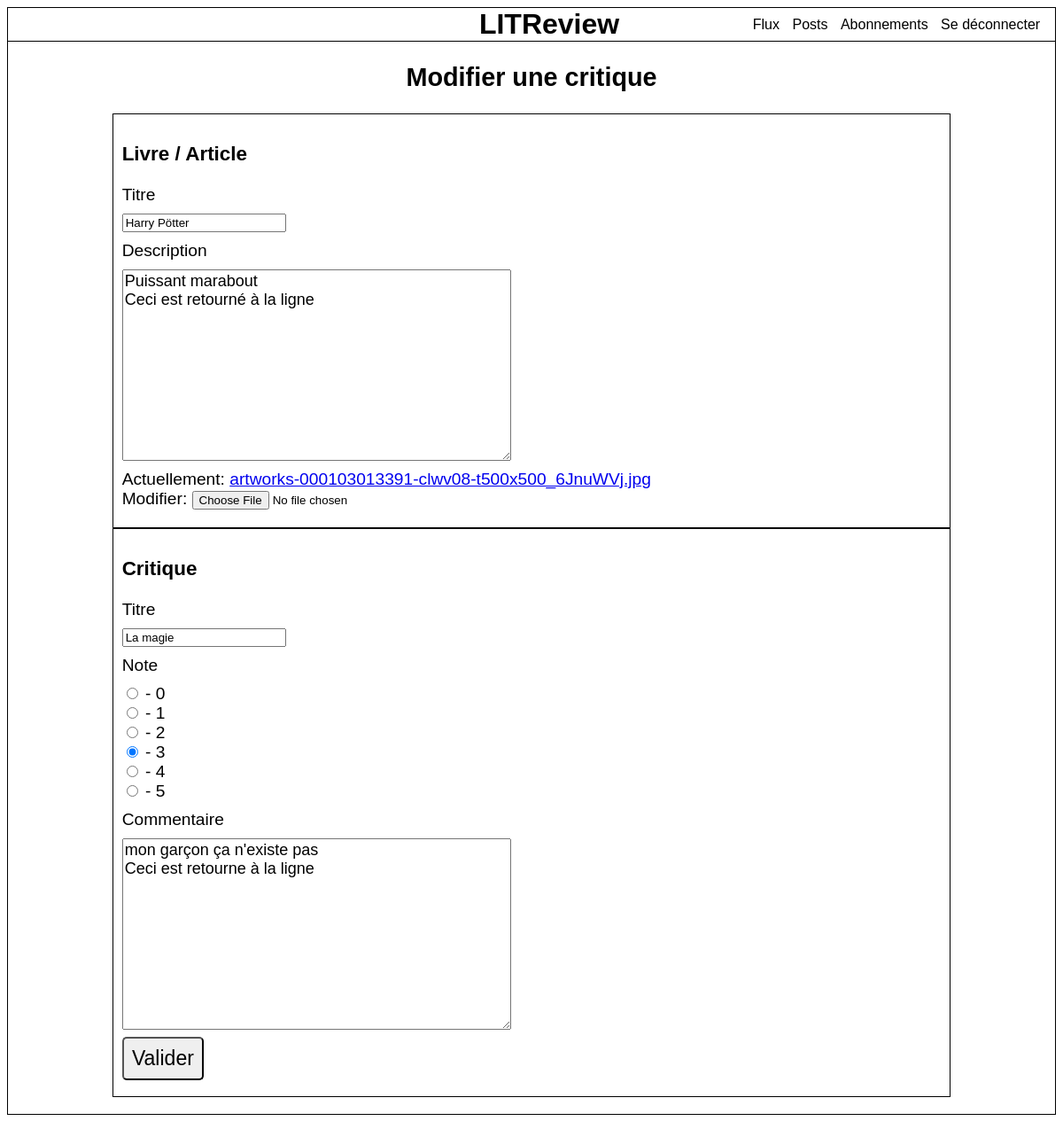
/review-update/28/ (signed in), run on an earlier commit of the app's database.
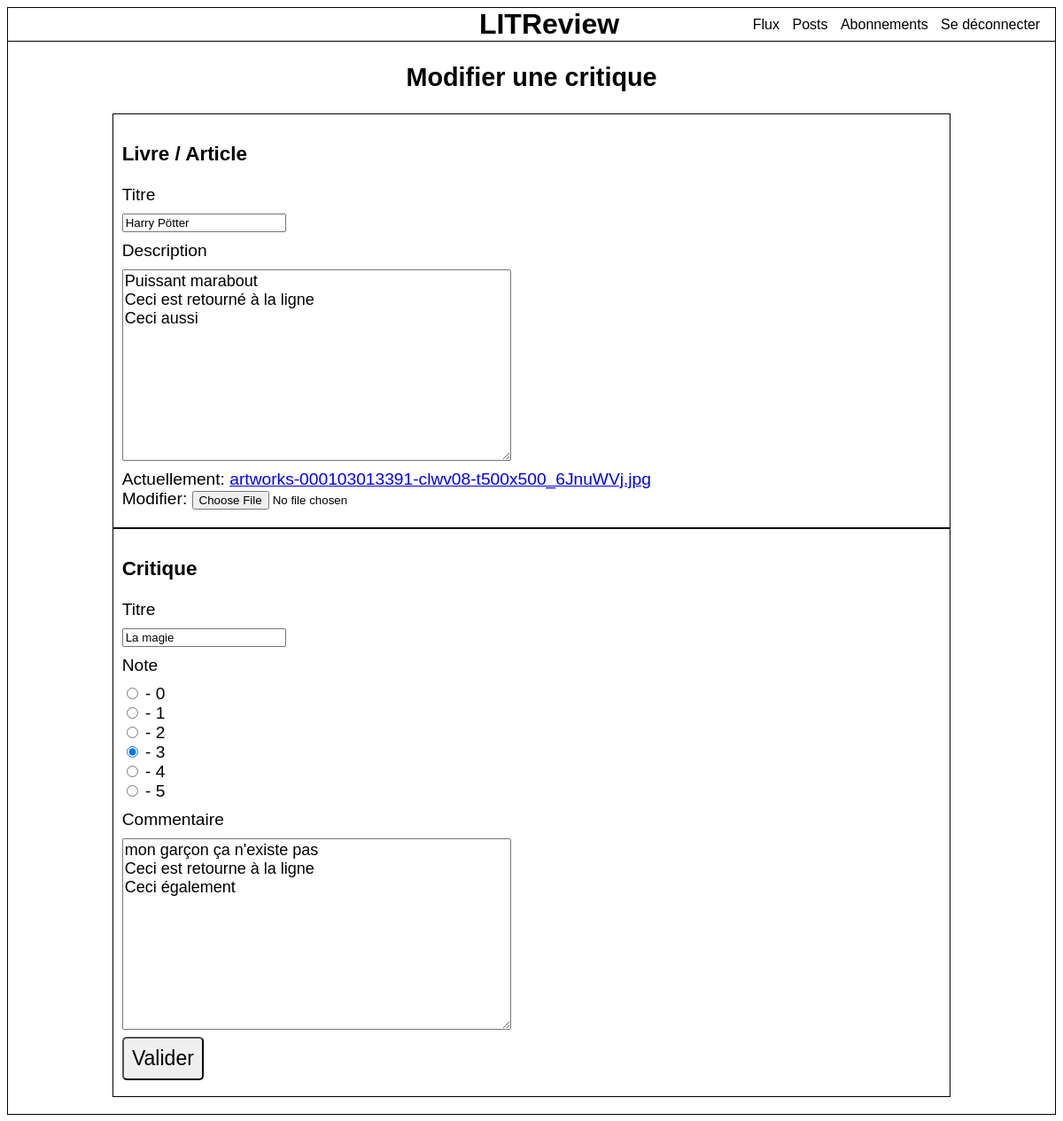
And on a later commit of the database.
### reviews/models.py (models this page shows, shortened)
class Review(models.Model):
    ticket = models.ForeignKey(to=Ticket, on_delete=models.CASCADE)
    rating = models.PositiveSmallIntegerField(
        validators=[MinValueValidator(0), MaxValueValidator(5)])
    headline = models.CharField(max_length=128)
    body = models.TextField(max_length=2048, blank=True)
    user = models.ForeignKey(
        to=settings.AUTH_USER_MODEL, on_delete=models.CASCADE)
    time_created = models.DateTimeField(auto_now_add=True)

### reviews/views.py (the view)
# urls.py: path('review-update/<int:review_id>/', reviews.views.review_update, name='review_update'),
@login_required
def review_update(request, review_id):
    review = Review.objects.get(id=review_id)
    ticket_data = {
        'ticket_title': review.ticket.title,
        'ticket_description': review.ticket.description,
        'ticket_image': review.ticket.image,
    }
    if request.method == 'POST':
        form = ReviewCreateForm(request.POST, instance=review, initial=ticket_data)
        if form.is_valid():
            form.save()
            return redirect('user_posts')
    else:
        form = ReviewCreateForm(instance=review, initial=ticket_data)
    return render(request, 'reviews/review_update.html', {'form': form, 'review': review})

### reviews/forms.py
class ReviewCreateForm(forms.ModelForm):
    ticket_title = forms.CharField(max_length=255, label='Titre')
    ticket_description = forms.CharField(widget=forms.Textarea, label='Description')
    ticket_image = forms.ImageField(label='Image')
    RATING_CHOICES = [
        (0, "- 0"),
        (1, "- 1"),
        (2, "- 2"),
        (3, "- 3"),
        (4, "- 4"),
        (5, "- 5"),
    ]
    rating = forms.ChoiceField(choices=RATING_CHOICES, widget=forms.RadioSelect)
    class Meta:
        model = Review
        fields = ['ticket_title', 'ticket_description', 'ticket_image', 'headline', 'body', 'rating']
        labels = {'headline': 'Titre', 'body': 'Description', 'rating': 'Note'}

### reviews/templates/reviews/review_update.html (shortened to what this page needs)
{% extends 'base.html' %}
{% block content %}
<div class="review-form">
    <h2>Modifier une critique</h2>
    <form method="post" enctype="multipart/form-data">
        <div class="review-form-ticket">
            <h3>Livre / Article</h3>
            <p >Titre</p>
            <div class="review-textfield" >{{ form.ticket_title }}</div>
            <p>Description</p>
            <div class="review-textfield">{{ form.ticket_description }}</div>
            <p>{{ form.ticket_image }}</p>
        </div>
        <div class="review-form-review">
            <h3>Critique</h3>
            <p>Titre</p>
            <div class="review-textfield">{{ form.headline }}</div>
            <p>Note </p>
            <div>{{ form.rating }}</div>
            <p>Commentaire</p>
            <div class="review-textfield">{{ form.body}}</div>
            <button type="submit">Valider</button>
        </div>
    </form>
</div>
{% endblock content %}

What changed in the data, as far as the page shows it:
changed Review "La magie": body "mon garçon ça n'existe pas Ceci est retourne à la ligne" → "mon garçon ça n'existe pas Ceci est retourne à la ligne Ceci également"
Also different on the page:
form field ticket_description: "Puissant marabout Ceci est retourné à la ligne" → "Puissant marabout Ceci est retourné à la ligne Ceci aussi"
